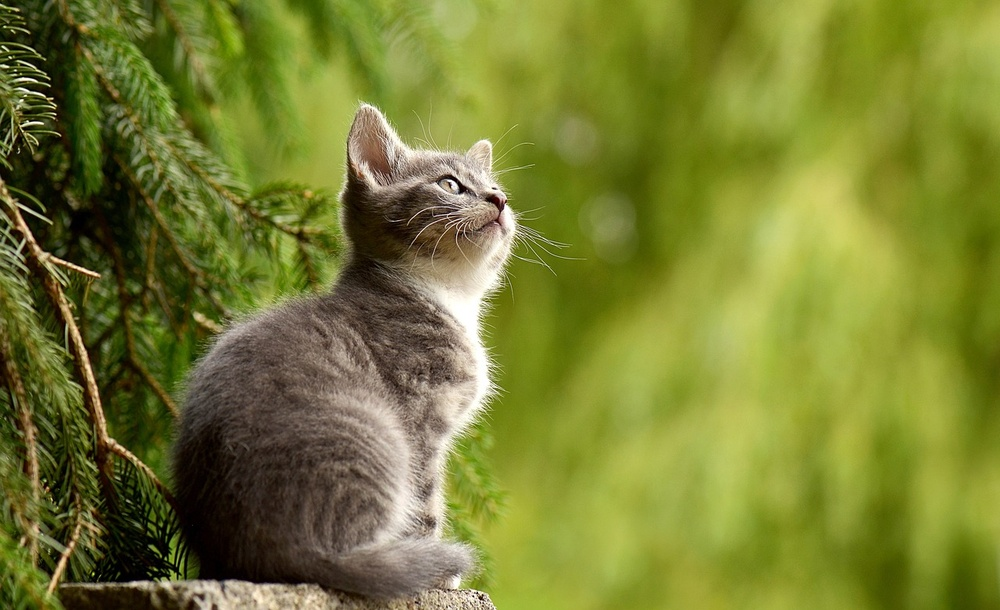
#> input picture p5/cat.jpg, 1000 x 610 px, shrunk from 1280 x 781 before the run, found by its file name
$ python dilation_erosion_demo.py
#> lines starting #> are read from the running program, lines starting #| are printed output that depends on the picture
import cv2 as cv
import numpy as np
import argparse

src = None
erosion_size = 0
max_elem = 2
max_kernel_size = 40
title_trackbar_element_shape = "Element:\n 0: Rect \n 1: Cross \n 2: Ellipse"
title_trackbar_kernel_size = "Kernel size:\n 2n +1"
title_erosion_window = "Erosion Demo"
title_dilation_window = "Dilation Demo"


def main(image):
#> called with image = 'C:\\SEM6\\PCPO\\p5\\cat.jpg'
    global src
    src = cv.imread(cv.samples.findFile(image))
#> src is the input picture: shape (610, 1000, 3); mean B, G, R 49.8, 125.8, 119.2
    if src is None:
        print("Could not open or find the image: ", image)
        exit(0)
    cv.namedWindow(title_erosion_window)
    cv.createTrackbar(title_trackbar_element_shape, title_erosion_window, 0, max_elem, erosion)
#> slider 'Element:\n 0: Rect \n 1: Cross \n' is set to 1
    cv.createTrackbar(title_trackbar_kernel_size, title_erosion_window, 0, max_kernel_size, erosion)
#> slider 'Kernel size:\n 2n +1' is set to 13
    cv.namedWindow(title_dilation_window)
    cv.createTrackbar(title_trackbar_element_shape, title_dilation_window, 0, max_elem, dilatation)
#> slider 'Element:\n 0: Rect \n 1: Cross \n' is set to 1
    cv.createTrackbar(title_trackbar_kernel_size, title_dilation_window, 0, max_kernel_size, dilatation)
#> slider 'Kernel size:\n 2n +1' is set to 13
    erosion(0)
    dilatation(0)
    cv.waitKey()


# optional mapping of values with morphological shapes
def morph_shape(val):
    if val == 0:
        return cv.MORPH_RECT
    elif val == 1:
        return cv.MORPH_CROSS
    elif val == 2:
        return cv.MORPH_ELLIPSE


def erosion(val):
#> called with val = 0
    erosion_size = cv.getTrackbarPos(title_trackbar_kernel_size, title_erosion_window)
    erosion_shape = morph_shape(cv.getTrackbarPos(title_trackbar_element_shape, title_erosion_window))

    element = cv.getStructuringElement(
        erosion_shape, (2 * erosion_size + 1, 2 * erosion_size + 1), (erosion_size, erosion_size)
    )

    erosion_dst = cv.erode(src, element)
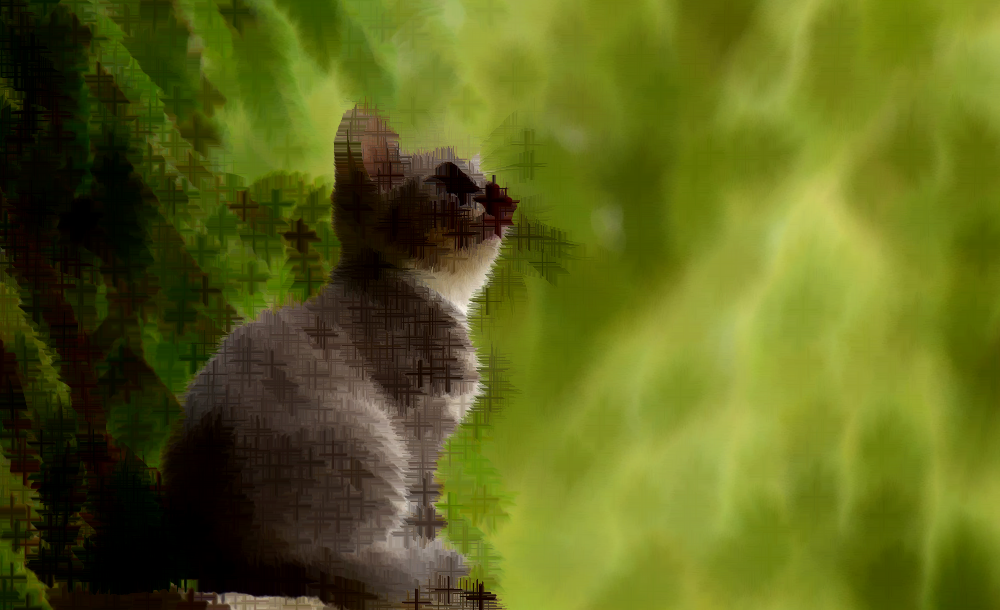
#> erosion_dst: shape (610, 1000, 3); mean B, G, R 26.9, 98.7, 91.9
    cv.imshow(title_erosion_window, erosion_dst)


def dilatation(val):
#> called with val = 0
    dilatation_size = cv.getTrackbarPos(title_trackbar_kernel_size, title_dilation_window)
    dilation_shape = morph_shape(cv.getTrackbarPos(title_trackbar_element_shape, title_dilation_window))
    element = cv.getStructuringElement(
        dilation_shape, (2 * dilatation_size + 1, 2 * dilatation_size + 1), (dilatation_size, dilatation_size)
    )
    dilatation_dst = cv.dilate(src, element)
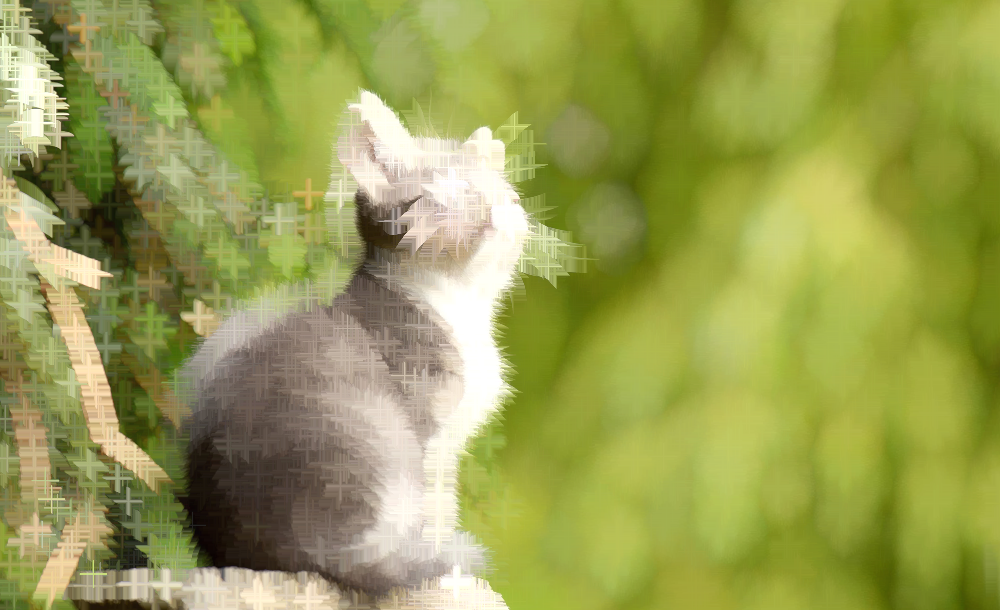
#> dilatation_dst: shape (610, 1000, 3); mean B, G, R 82.1, 157.6, 152
    cv.imshow(title_dilation_window, dilatation_dst)


if __name__ == "__main__":
    # parser = argparse.ArgumentParser(description="Code for Eroding and Dilating tutorial.")
    # parser.add_argument("--input", help="Path to input image.", default="LinuxLogo.jpg")
    # args = parser.parse_args()
    main(r"C:\SEM6\PCPO\p5\cat.jpg")
